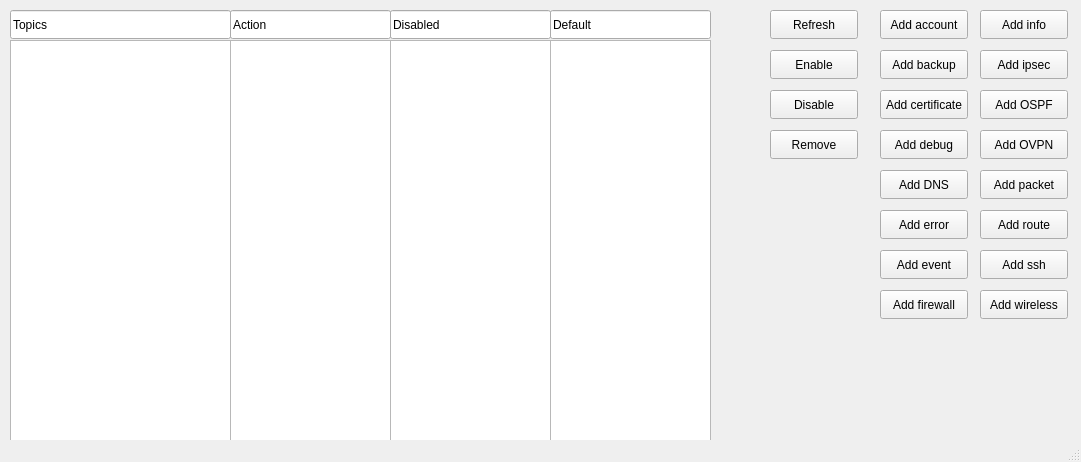
<?xml version="1.0" encoding="UTF-8"?>
<ui version="4.0">
 <class>MainWindow</class>
 <widget class="QMainWindow" name="MainWindow">
  <property name="geometry">
   <rect>
    <x>0</x>
    <y>0</y>
    <width>1081</width>
    <height>462</height>
   </rect>
  </property>
  <property name="windowTitle">
   <string>Set logging</string>
  </property>
  <widget class="QWidget" name="centralwidget">
   <widget class="QLineEdit" name="version">
    <property name="geometry">
     <rect>
      <x>230</x>
      <y>10</y>
      <width>161</width>
      <height>29</height>
     </rect>
    </property>
    <property name="text">
     <string>Action</string>
    </property>
   </widget>
   <widget class="QListWidget" name="topicField">
    <property name="geometry">
     <rect>
      <x>10</x>
      <y>40</y>
      <width>221</width>
      <height>401</height>
     </rect>
    </property>
   </widget>
   <widget class="QLineEdit" name="package_2">
    <property name="geometry">
     <rect>
      <x>10</x>
      <y>10</y>
      <width>221</width>
      <height>29</height>
     </rect>
    </property>
    <property name="text">
     <string>Topics</string>
    </property>
   </widget>
   <widget class="QPushButton" name="refreshButton">
    <property name="geometry">
     <rect>
      <x>770</x>
      <y>10</y>
      <width>88</width>
      <height>29</height>
     </rect>
    </property>
    <property name="text">
     <string>Refresh</string>
    </property>
   </widget>
   <widget class="QListWidget" name="actionField">
    <property name="geometry">
     <rect>
      <x>230</x>
      <y>40</y>
      <width>161</width>
      <height>401</height>
     </rect>
    </property>
   </widget>
   <widget class="QPushButton" name="accountButton">
    <property name="geometry">
     <rect>
      <x>880</x>
      <y>10</y>
      <width>88</width>
      <height>29</height>
     </rect>
    </property>
    <property name="text">
     <string>Add account</string>
    </property>
   </widget>
   <widget class="QPushButton" name="enableButton">
    <property name="geometry">
     <rect>
      <x>770</x>
      <y>50</y>
      <width>88</width>
      <height>29</height>
     </rect>
    </property>
    <property name="text">
     <string>Enable</string>
    </property>
   </widget>
   <widget class="QPushButton" name="disableButton">
    <property name="geometry">
     <rect>
      <x>770</x>
      <y>90</y>
      <width>88</width>
      <height>29</height>
     </rect>
    </property>
    <property name="text">
     <string>Disable</string>
    </property>
   </widget>
   <widget class="QPushButton" name="removeButton">
    <property name="geometry">
     <rect>
      <x>770</x>
      <y>130</y>
      <width>88</width>
      <height>29</height>
     </rect>
    </property>
    <property name="text">
     <string>Remove</string>
    </property>
   </widget>
   <widget class="QPushButton" name="backupButton">
    <property name="geometry">
     <rect>
      <x>880</x>
      <y>50</y>
      <width>88</width>
      <height>29</height>
     </rect>
    </property>
    <property name="text">
     <string>Add backup</string>
    </property>
   </widget>
   <widget class="QPushButton" name="certButton">
    <property name="geometry">
     <rect>
      <x>880</x>
      <y>90</y>
      <width>88</width>
      <height>29</height>
     </rect>
    </property>
    <property name="text">
     <string>Add certificate</string>
    </property>
   </widget>
   <widget class="QPushButton" name="debugButton">
    <property name="geometry">
     <rect>
      <x>880</x>
      <y>130</y>
      <width>88</width>
      <height>29</height>
     </rect>
    </property>
    <property name="text">
     <string>Add debug</string>
    </property>
   </widget>
   <widget class="QPushButton" name="dnsButton">
    <property name="geometry">
     <rect>
      <x>880</x>
      <y>170</y>
      <width>88</width>
      <height>29</height>
     </rect>
    </property>
    <property name="text">
     <string>Add DNS</string>
    </property>
   </widget>
   <widget class="QPushButton" name="errorButton">
    <property name="geometry">
     <rect>
      <x>880</x>
      <y>210</y>
      <width>88</width>
      <height>29</height>
     </rect>
    </property>
    <property name="text">
     <string>Add error</string>
    </property>
   </widget>
   <widget class="QPushButton" name="eventButton">
    <property name="geometry">
     <rect>
      <x>880</x>
      <y>250</y>
      <width>88</width>
      <height>29</height>
     </rect>
    </property>
    <property name="text">
     <string>Add event</string>
    </property>
   </widget>
   <widget class="QPushButton" name="fwButton">
    <property name="geometry">
     <rect>
      <x>880</x>
      <y>290</y>
      <width>88</width>
      <height>29</height>
     </rect>
    </property>
    <property name="text">
     <string>Add firewall</string>
    </property>
   </widget>
   <widget class="QPushButton" name="infoButton">
    <property name="geometry">
     <rect>
      <x>980</x>
      <y>10</y>
      <width>88</width>
      <height>29</height>
     </rect>
    </property>
    <property name="text">
     <string>Add info</string>
    </property>
   </widget>
   <widget class="QPushButton" name="ipsecButton">
    <property name="geometry">
     <rect>
      <x>980</x>
      <y>50</y>
      <width>88</width>
      <height>29</height>
     </rect>
    </property>
    <property name="text">
     <string>Add ipsec</string>
    </property>
   </widget>
   <widget class="QPushButton" name="ospfButton">
    <property name="geometry">
     <rect>
      <x>980</x>
      <y>90</y>
      <width>88</width>
      <height>29</height>
     </rect>
    </property>
    <property name="text">
     <string>Add OSPF</string>
    </property>
   </widget>
   <widget class="QPushButton" name="ovpnButton">
    <property name="geometry">
     <rect>
      <x>980</x>
      <y>130</y>
      <width>88</width>
      <height>29</height>
     </rect>
    </property>
    <property name="text">
     <string>Add OVPN</string>
    </property>
   </widget>
   <widget class="QPushButton" name="packetButton">
    <property name="geometry">
     <rect>
      <x>980</x>
      <y>170</y>
      <width>88</width>
      <height>29</height>
     </rect>
    </property>
    <property name="text">
     <string>Add packet</string>
    </property>
   </widget>
   <widget class="QPushButton" name="routeButton">
    <property name="geometry">
     <rect>
      <x>980</x>
      <y>210</y>
      <width>88</width>
      <height>29</height>
     </rect>
    </property>
    <property name="text">
     <string>Add route</string>
    </property>
   </widget>
   <widget class="QPushButton" name="sshButton">
    <property name="geometry">
     <rect>
      <x>980</x>
      <y>250</y>
      <width>88</width>
      <height>29</height>
     </rect>
    </property>
    <property name="text">
     <string>Add ssh</string>
    </property>
   </widget>
   <widget class="QPushButton" name="wirelessButton">
    <property name="geometry">
     <rect>
      <x>980</x>
      <y>290</y>
      <width>88</width>
      <height>29</height>
     </rect>
    </property>
    <property name="text">
     <string>Add wireless</string>
    </property>
   </widget>
   <widget class="QListWidget" name="disableField">
    <property name="geometry">
     <rect>
      <x>390</x>
      <y>40</y>
      <width>161</width>
      <height>401</height>
     </rect>
    </property>
   </widget>
   <widget class="QLineEdit" name="version_2">
    <property name="geometry">
     <rect>
      <x>390</x>
      <y>10</y>
      <width>161</width>
      <height>29</height>
     </rect>
    </property>
    <property name="text">
     <string>Disabled</string>
    </property>
   </widget>
   <widget class="QLineEdit" name="version_3">
    <property name="geometry">
     <rect>
      <x>550</x>
      <y>10</y>
      <width>161</width>
      <height>29</height>
     </rect>
    </property>
    <property name="text">
     <string>Default</string>
    </property>
   </widget>
   <widget class="QListWidget" name="defaultField">
    <property name="geometry">
     <rect>
      <x>550</x>
      <y>40</y>
      <width>161</width>
      <height>401</height>
     </rect>
    </property>
   </widget>
  </widget>
  <widget class="QStatusBar" name="statusbar"/>
 </widget>
 <resources/>
 <connections/>
</ui>
